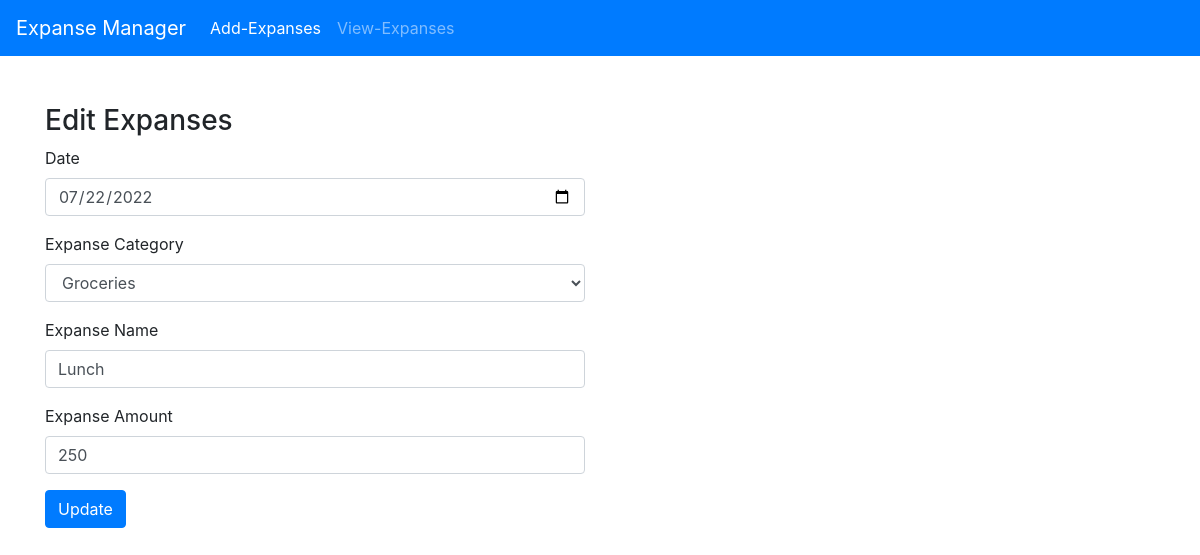
The app's page /update_expense/2 with its own data.
### app.py (models this page shows)
class Expense(db.Model):
    id = db.Column(db.Integer, primary_key=True)
    date = db.Column(db.String(50), nullable=False)
    expansename = db.Column(db.String(50), nullable=False)
    amount = db.Column(db.Integer, nullable=False)
    category = db.Column(db.String(50), nullable=False)

### app.py (the view)
@app.route('/update_expense/<int:id>')
def update_expense(id):
    expense = Expense.query.filter_by(id=id).first()
    return render_template("update_expense.html", expense=expense)

### templates/update_expense.html (shortened to what this page needs)
{% extends 'base.html' %}
{% block body %}
<div class="container">
    <div class="row">
        <div class="col-md-6">
            <h3 class="mt-5"> Edit Expanses </h3>
            <form action="/edit" method="POST">
                <div class="form-group">
                    <label for="">Date</label>
                    <input class="form-control" value="{{expense.date}}" type="date" name="date" id="date">
                </div>
                <div class="form-group">
                    <label for="">Expanse Category</label>
                    <select class="form-control" name="category" id="category">
                        <option value="groceries" selected>Groceries</option>
                    </select>
                </div>
                <div class="form-group">
                    <label for="">Expanse Name</label>
                    <input class="form-control" value="{{expense.expansename}}" type="text" name="expensename" id="expensename">
                </div>
                <div class="form-group">
                    <label for="">Expanse Amount</label>
                    <input class="form-control" value="{{expense.amount}}" type="text" name="amount" id="amount">
                </div>
                <input class="btn btn-primary" type="submit" value="Update" id="">
            </form>
        </div>
    </div>
</div>
{% endblock %}

### records on screen
Expense: date "07/22/2022", expensename "Lunch", amount "250"
